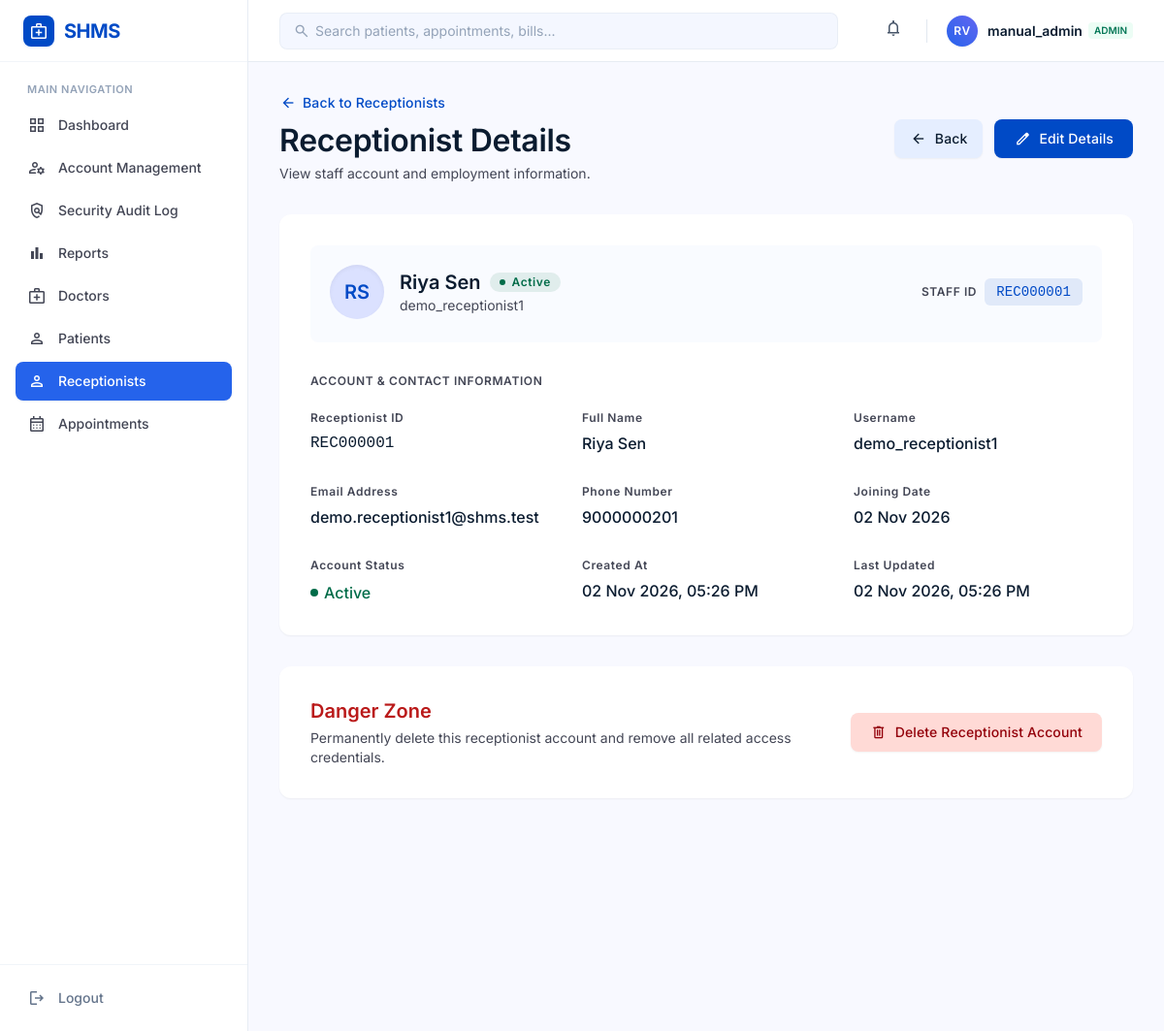
The page /receptionist/1/ (signed in) on the database its author committed.
### accounts/models.py (models this page shows, shortened)
class User(AbstractUser):
    email = models.EmailField(unique=True)
    role = models.CharField(
        max_length=20,
        choices=UserRole.choices,
        default=UserRole.PATIENT,
    )
    phone_number = models.CharField(
        max_length=15,
        blank=True,
    )
    profile_picture = models.ImageField(
        upload_to="profile_pictures/",
        blank=True,
        null=True,
    )
    created_at = models.DateTimeField(
        auto_now_add=True,
    )
    updated_at = models.DateTimeField(
        auto_now=True,
    )
    objects = CustomUserManager()
    USERNAME_FIELD = "email"
    REQUIRED_FIELDS = ["username"]
    class Meta:
        db_table = "users"
        verbose_name = "User"
        verbose_name_plural = "Users"

### receptionist/models.py (models this page shows, shortened)
class Receptionist(models.Model):
    user = models.OneToOneField(
        settings.AUTH_USER_MODEL,
        on_delete=models.CASCADE,
        related_name="receptionist_profile",
    )
    receptionist_id = models.CharField(
        max_length=20,
        unique=True,
        null=True,
        blank=True,
        editable=False,
    )
    joining_date = models.DateField(
        default=timezone.localdate,
    )
    created_at = models.DateTimeField(
        auto_now_add=True,
    )
    updated_at = models.DateTimeField(
        auto_now=True,
    )
    class Meta:
        db_table = "receptionists"
        ordering = [
            "receptionist_id",
        ]
        verbose_name = "Receptionist"
        verbose_name_plural = "Receptionists"

### receptionist/views.py (the view)
@role_required(UserRole.ADMIN)
def receptionist_detail(request, pk):
    receptionist = get_object_or_404(
        Receptionist.objects.select_related("user"),
        pk=pk,
    )
    return render(
        request,
        "receptionist/detail.html",
        {
            "receptionist": receptionist,
        },
    )

### templates/receptionist/detail.html (shortened to what this page needs)
{% extends "base.html" %}
{% block content %}
<main class="flex-1 p-4 sm:p-6 lg:p-8 max-w-7xl w-full mx-auto pb-24 lg:pb-12 space-y-6">
    <div class="flex flex-col w-full">
        <div class="flex flex-col gap-4 sm:flex-row sm:items-center sm:justify-between mb-8">
            <div class="space-y-1">
                <a class="inline-flex items-center gap-1.5 text-primary hover:text-primary-container font-label-md text-label-md transition-colors group mb-1"
                    href="{% url "receptionist:list" %}">
                    <span
                        class="material-symbols-outlined text-[18px] transition-transform group-hover:-translate-x-0.5">arrow_back</span>
                    Back to Receptionists
                </a>
                <h1 class="font-headline-lg text-headline-lg text-on-surface">Receptionist Details</h1>
                <p class="font-body-sm text-body-sm text-on-surface-variant">View staff account and employment
                    information.</p>
            </div>
            <div class="flex items-center gap-3">
                <a class="inline-flex items-center justify-center gap-2 px-4 py-2.5 rounded-lg bg-surface-container hover:bg-surface-container-high text-on-surface font-label-md text-label-md transition-all shadow-sm"
                    href="{% url "receptionist:list" %}">
                    <span class="material-symbols-outlined text-[18px]">arrow_back</span>
                    Back
                </a>
                <a class="inline-flex items-center justify-center gap-2 px-5 py-2.5 rounded-lg bg-primary hover:bg-primary-container text-on-primary font-label-md text-label-md transition-all shadow-sm"
                    href={% url 'receptionist:update' receptionist.pk %}>
                    <span class="material-symbols-outlined text-[18px]">edit</span>
                    Edit Details
            </div>
        </div>
        <div class="bg-surface-container-lowest rounded-xl p-6 sm:p-8 shadow-sm space-y-8">
            <div
                class="flex flex-col sm:flex-row sm:items-center justify-between gap-4 pb-6 bg-surface-container-low/40 p-5 rounded-lg">
                <div class="flex items-center gap-4">
                    <div
                        class="w-14 h-14 rounded-full bg-primary-fixed flex items-center justify-center text-primary font-title-md text-title-md font-semibold shadow-inner">
                        {{ receptionist.user.first_name|slice:":1" }}{{ receptionist.user.last_name|slice:":1" }}
                    </div>
                    <div>
                        <div class="flex items-center gap-2.5">
                            <h2 class="font-title-md text-title-md text-on-surface">{{ receptionist.user.get_full_name}}</h2>
                            <span
                                class="inline-flex items-center gap-1.5 px-2.5 py-0.5 rounded-full bg-secondary/10 text-secondary font-label-sm text-label-sm">
                                <span class="w-1.5 h-1.5 rounded-full bg-secondary"></span>
                                Active
                            </span>
                        </div>
                        <p class="font-body-sm text-body-sm text-on-surface-variant">{{receptionist.user.username}}</p>
                    </div>
                </div>
                <div class="flex items-center sm:self-center gap-2">
                    <span class="font-label-sm text-label-sm text-on-surface-variant uppercase tracking-wider">Staff
                        ID</span>
                    <span class="font-label-md text-label-md text-primary font-mono bg-primary/10 px-3 py-1 rounded-md">
                        {{receptionist.receptionist_id}}
                    </span>
                </div>
            </div>
            <div>
                <h3 class="font-label-sm text-label-sm text-on-surface-variant uppercase tracking-wider mb-4">Account
                    &amp; Contact Information</h3>
                <div class="grid grid-cols-1 md:grid-cols-2 lg:grid-cols-3 gap-6">
                    <div class="space-y-1">
                        <span class="font-label-sm text-label-sm text-on-surface-variant">Receptionist ID</span>
                        <p class="font-body-md text-body-md text-on-surface font-mono font-medium">{{receptionist.receptionist_id}}</p>
                    </div>
                    <div class="space-y-1">
                        <span class="font-label-sm text-label-sm text-on-surface-variant">Full Name</span>
                        <p class="font-body-md text-body-md text-on-surface font-medium">{{receptionist.user.get_full_name}}</p>
                    </div>
                    <div class="space-y-1">
                        <span class="font-label-sm text-label-sm text-on-surface-variant">Username</span>
                        <p class="font-body-md text-body-md text-on-surface font-medium">{{receptionist.user.username }}</p>
                    </div>
                    <div class="space-y-1">
                        <span class="font-label-sm text-label-sm text-on-surface-variant">Email Address</span>
                        <p class="font-body-md text-body-md text-on-surface font-medium break-all">{{ receptionist.user.email}}</p>
                    </div>
                    <div class="space-y-1">
                        <span class="font-label-sm text-label-sm text-on-surface-variant">Phone Number</span>
                        <p class="font-body-md text-body-md text-on-surface font-medium"> {{receptionist.user.phone_number}} </p>
                    </div>
                    <div class="space-y-1">
                        <span class="font-label-sm text-label-sm text-on-surface-variant">Joining Date</span>
                        <p class="font-body-md text-body-md text-on-surface font-medium">{{ receptionist.joining_date|date:'d M Y'}}</p>
                    </div>
                    <div class="space-y-1">
                        <span class="font-label-sm text-label-sm text-on-surface-variant">Account Status</span>
                        <div class="flex items-center gap-1.5 pt-0.5">
                            <span class="w-2 h-2 rounded-full bg-secondary"></span>
                            {% if receptionist.user.is_active %}
                            <span class="font-body-md text-body-md text-secondary font-medium">Active</span>
                            {% else %}
                            <span class="font-body-md text-body-md text-red font-medium">Inactive</span>
                            {% endif %}
                        </div>
                    </div>
                    <div class="space-y-1">
                        <span class="font-label-sm text-label-sm text-on-surface-variant">Created At</span>
                        <p class="font-body-md text-body-md text-on-surface font-medium"> {{receptionist.created_at|date:"d M Y, h:i A" }} </p>
                    </div>
                    <div class="space-y-1">
                        <span class="font-label-sm text-label-sm text-on-surface-variant">Last Updated</span>
                        <p class="font-body-md text-body-md text-on-surface font-medium">{{ receptionist.updated_at|date:"d M Y, h:i A" }}</p>
                    </div>
                </div>
            </div>
        </div>
        <div class="mt-8 bg-surface-container-lowest rounded-xl p-6 sm:p-8 shadow-sm">
            <div class="flex flex-col sm:flex-row sm:items-center justify-between gap-4">
                <div class="space-y-1">
                    <h4 class="font-title-md text-title-md text-error">Danger Zone</h4>
                    <p class="font-body-sm text-body-sm text-on-surface-variant">
                        Permanently delete this receptionist account and remove all related access credentials.
                    </p>
                </div>
                <a href="{% url 'receptionist:delete' receptionist.pk %}"
                    class="inline-flex items-center justify-center gap-2 px-5 py-2.5 rounded-lg bg-error-container hover:bg-error hover:text-on-error text-on-error-container font-label-md text-label-md transition-colors shadow-sm whitespace-nowrap self-start sm:self-auto"
                >
                    <span class="material-symbols-outlined text-[18px]">delete</span>
                    Delete Receptionist Account
                </a>
            </div>
        </div>
    </div>
</main>
{% endblock %}

### templates/includes/header.html (shortened to what this page needs)
<header
    class="sticky top-0 z-30 h-16 bg-surface-container-lowest/90 backdrop-blur-md border-b border-slate-200/80 px-4 sm:px-6 lg:px-8 flex items-center justify-between gap-4 no-print">
    <div class="flex items-center gap-3 flex-1 max-w-xl">
        <form action="{% url 'core:search' %}" class="relative w-full max-w-xl hidden sm:block" method="get" role="search">
            <span
                class="material-symbols-outlined absolute left-3.5 top-1/2 -translate-y-1/2 text-slate-400 text-[18px] pointer-events-none">search</span>
            <input
                class="w-full pl-9 pr-4 py-2 bg-surface-container-low/70 border border-slate-200/60 rounded-lg text-sm text-on-surface placeholder:text-slate-400 focus:outline-none focus:ring-2 focus:ring-primary/20 focus:border-primary transition-all"
                id="header-search" name="q" value="{{ request.GET.q|default:'' }}"
                maxlength="100" placeholder="Search patients, appointments, bills..." type="search" required />
        </form>
    </div>
    <div class="flex items-center gap-2 sm:gap-4">
        <div class="relative">
            <button aria-label="Notifications{% if unread_notification_count %}, {{ unread_notification_count }} unread{% endif %}"
                aria-controls="notification-panel" aria-expanded="false"
                data-notification-ids="{{ recent_activity_ids|join:',' }}"
                id="notification-button"
                class="relative p-2 rounded-lg text-slate-600 hover:bg-surface-container-low hover:text-on-surface transition-colors">
                <span class="material-symbols-outlined text-[20px]">notifications</span>
            </button>
        </div>
        <div class="flex items-center gap-2.5 pl-1">
            <div
                class="w-8 h-8 rounded-full bg-gradient-to-tr from-blue-600 to-indigo-500 text-white flex items-center justify-center font-semibold text-xs tracking-wider shadow-sm">
                RV
            </div>
            <div class="hidden sm:flex flex-col text-left leading-tight">
                <div class="flex items-center gap-1.5">
                    <span class="text-sm font-semibold text-on-surface">{{ user.get_full_name|default:user.username }}</span>
                    <span
                        class="px-1.5 py-0.5 rounded text-[10px] font-semibold bg-emerald-50 text-emerald-700">{{ user.role|default:"User" }}</span>
                </div>
            </div>
        </div>
    </div>
</header>

### rows shown on the page
User: get_full_name "manual_admin", role "ADMIN"
Receptionist: user.first_name "R", user.last_name "S", user.get_full_name "Riya Sen", user.username "demo_receptionist1", receptionist_id "REC000001", user.email "demo.receptionist1@shms.test", user.phone_number "9000000201", joining_date "02 Nov 2026", created_at "02 Nov 2026, 05:26 PM", updated_at "02 Nov 2026, 05:26 PM"
